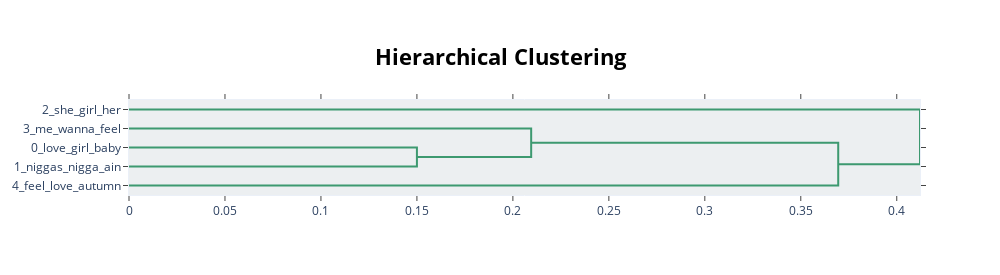

Notebook source saved alongside this figure:
### Code cell
model.visualize_hierarchy(top_n_topics=30)

### Figure 1 — Plotly figure (JSON) as saved in the notebook; plotly's stock layout.template omitted (floating-point values rounded to 4 significant figures)
{"data": [{"hoverinfo": "text", "marker": {"color": "rgb(61,153,112)"}, "mode": "lines", "type": "scatter", "x": [0, 0.15, 0.15, 0], "xaxis": "x", "y": [-25, -25, -35, -35], "yaxis": "y"}, {"hoverinfo": "text", "marker": {"color": "rgb(61,153,112)"}, "mode": "lines", "type": "scatter", "x": [0, 0.2095, 0.2095, 0.15], "xaxis": "x", "y": [-15, -15, -30, -30], "yaxis": "y"}, {"hoverinfo": "text", "marker": {"color": "rgb(61,153,112)"}, "mode": "lines", "type": "scatter", "x": [0.2095, 0.3695, 0.3695, 0], "xaxis": "x", "y": [-22.5, -22.5, -45, -45], "yaxis": "y"}, {"hoverinfo": "text", "marker": {"color": "rgb(61,153,112)"}, "mode": "lines", "type": "scatter", "x": [0, 0.4121, 0.4121, 0.3695], "xaxis": "x", "y": [-5, -5, -33.75, -33.75], "yaxis": "y"}], "layout": {"autosize": false, "height": 275, "hoverlabel": {"bgcolor": "white", "font": {"family": "Rockwell", "size": 16}}, "hovermode": "closest", "plot_bgcolor": "#ECEFF1", "showlegend": false, "title": {"font": {"color": "Black", "size": 22}, "text": "<b>Hierarchical Clustering</b>", "x": 0.5, "xanchor": "center", "yanchor": "top"}, "width": 1000, "xaxis": {"mirror": "allticks", "rangemode": "tozero", "showgrid": false, "showline": true, "showticklabels": true, "ticks": "outside", "type": "linear", "zeroline": false}, "yaxis": {"mirror": "allticks", "range": [-50, 0], "rangemode": "tozero", "showgrid": false, "showline": true, "showticklabels": true, "tickmode": "array", "ticks": "outside", "ticktext": ["2_she_girl_her", "3_me_wanna_feel", "0_love_girl_baby", "1_niggas_nigga_ain", "4_feel_love_autumn"], "tickvals": [-5, -15, -25, -35, -45], "type": "linear", "zeroline": false}}}
